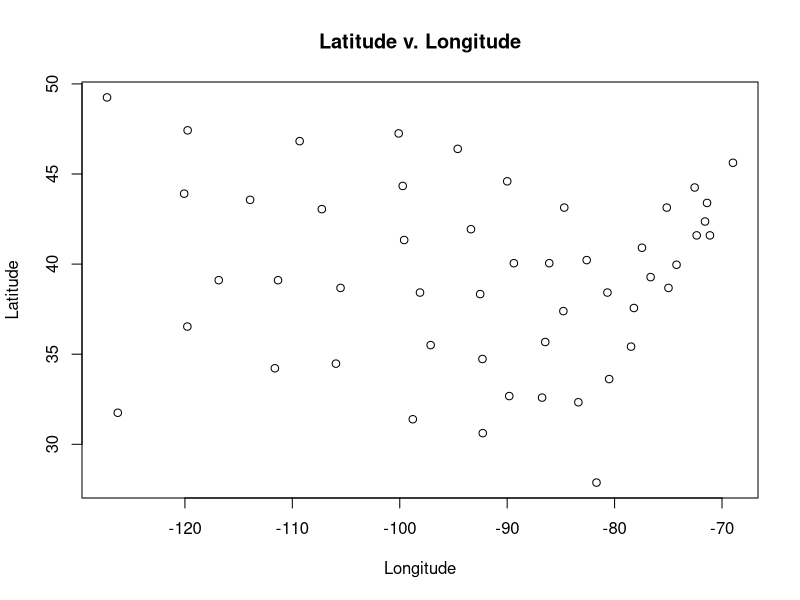
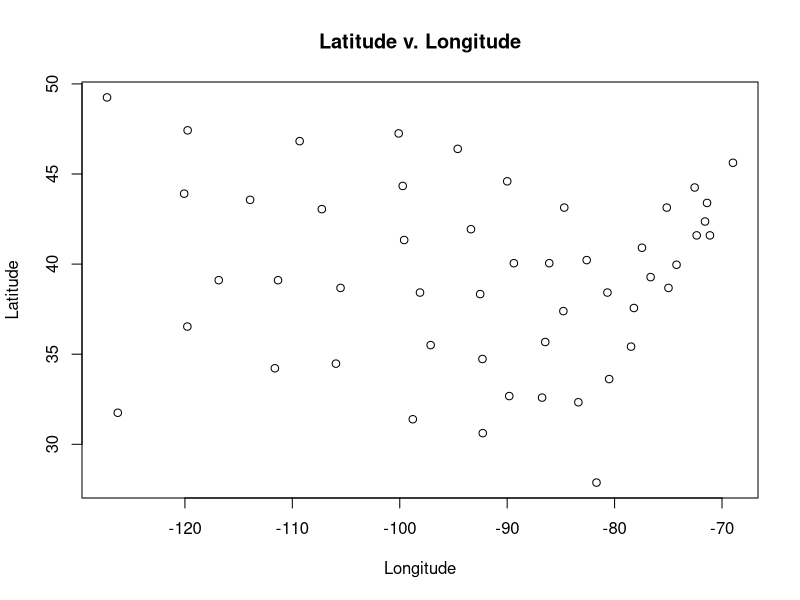
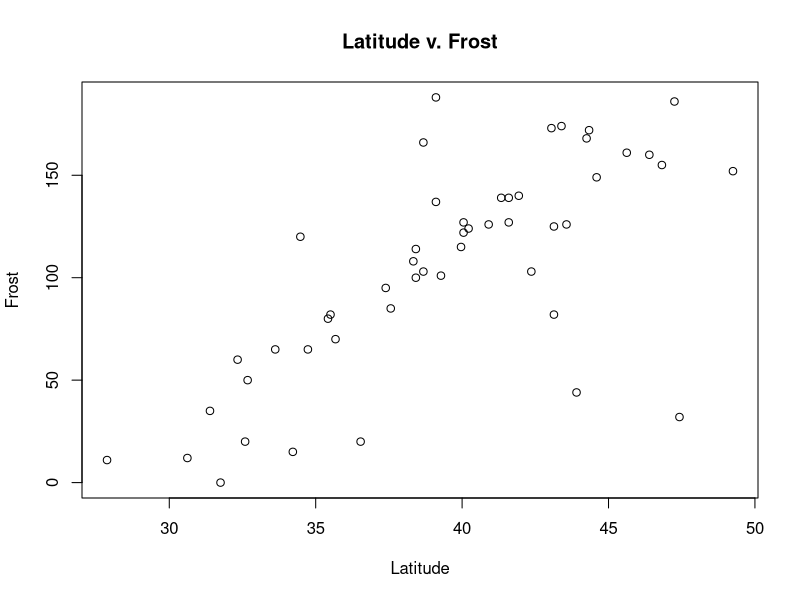

Source code (R) for these figures, in order: (Note: this script raises an error after producing the figures.)
# Kyle Kolodziej
# Last edited: 9/9/2021
# CS 5357 Problem Set 1

StateData = read.csv("StateData.csv") # Read in the csv file

# Part A: Scatter plot of all the states
partA = plot(StateData$Longitude, StateData$Latitude, xlab = "Longitude", 
             ylab = "Latitude", main = "Latitude v. Longitude")
jpeg("Part A Latitude vs Longitude.jpg")
plot(StateData$Longitude, StateData$Latitude, xlab = "Longitude", 
             ylab = "Latitude", main = "Latitude v. Longitude")
dev.off()

# Part B: Scatter plot of two variables to create a linear relationship
# with the horizontal axis having Latitude. Put Frost on vertical axis
jpeg("Part B Latitude vs Frost.jpg")
partB = plot(StateData$Latitude, StateData$Frost, xlab = "Latitude", 
             ylab = "Frost", main = "Latitude v. Frost")
dev.off()

# Part C: Compute the number of populations in each region

# (i): Using the which function
partCWhichSouth = sum(StateData$Population[which(StateData$Region == "South")])
partCWhichWest = sum(StateData$Population[which(StateData$Region == "West")])
partCWhichNortheast = sum(StateData$Population[which(StateData$Region == "Northeast")])
partCWhichNorthCentral = sum(StateData$Population[which(StateData$Region == "North Central")])

# (i): Using the which function but without hard coding the region values
df = data.frame(StateData)
uniqueRegionNames = unique(df[c("Region")]) # Get all of the region names
regionVect = c()
for(region in uniqueRegionNames){
  print(region)
  regionVect = append(regionVect, region)
  combined = paste(region, "Sub")
  newCombined = str_remove_all(combined, " ")
}

partCWhichArray = c()
for(region in regionVect){
  toAdd = c(region, sum(StateData$Population[which(StateData$Region == region)]))
  partCWhichArray = append(partCWhichArray, toAdd)
}


# (i): Using the tapply function
partCtApply = tapply(StateData$Population, StateData$Region, sum)

# Part D: Box plot of Murders for Each region

# Doing it with each region hard coded first
southSub = subset(StateData, StateData$Region == "South")
jpeg("Murders in South Region.jpg")
partDSouth = boxplot(southSub$Murder, xlab = "South", ylab = "Murder", main = "Murders in South Region")
dev.off()

westSub = subset(StateData, StateData$Region == "West")
partDWest = boxplot(westSub$Murder, xlab = "West", ylab = "Murder", main = "Murders in West Region")

northeastSub = subset(StateData, StateData$Region == "Northeast")
partDNortheast = boxplot(northeastSub$Murder, xlab = "Northeast", ylab = "Murder", main = "Murders in Northeast Region")

northCentralSub = subset(StateData, StateData$Region == "North Central")
partDNorthCentral = boxplot(northeastSub$Murder, xlab = "North Central", ylab = "Murder", main = "Murders in North Central Region")

# Now making the boxplots using a vector of the regions with this for loop
for(region in regionVect){
  regionSubset = subset(StateData, StateData$Region == region)
  jpegTitle = paste("Murders in", region, "Region.jpg")
  subData = subset(StateData, StateData$Region == region)
  mainTitle = paste("Murders in", region, "Region")
  jpeg(jpegTitle)
  boxplot(subData$Murder, xlab = region, ylab = "Murder", main = mainTitle)
  dev.off()
}

# Now making one plot with 4 seperate boxplots for each region
jpeg("Murders for each Region.jpg")
partDCombined = boxplot(StateData$Murder ~ StateData$Region,
                        xlab = "Region", 
                        ylab = "Murder", 
                        main = "Murders for each Region")
dev.off()

# Part E: box plot of distribution of income of...

# i) states that have >55% high school graduation rate
jpeg("Income Distribution Greater than 55.jpg")
partEGreater = boxplot(StateData$Income[which(StateData$HighSchoolGrad > 55)] ~ StateData$Region[which(StateData$HighSchoolGrad > 55)],
                        xlab = "Region", 
                        ylab = "Income",
                        main = "Income Distribution for States with HS Graduation Rate Above 55%")
dev.off()

# ii) states that have <55% high school graduation rate
jpeg("Income Distribution Less than 55.jpg")
partELess = boxplot(StateData$Income[which(StateData$HighSchoolGrad < 55)] ~ StateData$Region[which(StateData$HighSchoolGrad < 55)],
                       xlab = "Region", 
                       ylab = "Income",
                       main = "Income Distribution for States with HS Graduation Rate Below 55%")
dev.off()


# Part F: using table function to get the number of states that the average income exceeds $4,500 for each region
stateIncomeCount = table(StateData$Region, StateData$Income > 4500)

# Part G: scatter plots with LifeExp as the y-axis and trying to find an x-axis that would
# have a negative relationship on life expectancy

# Going to try murder rate
jpeg("Life Expectancy vs Murder Rate.jpg")
plot(StateData$Murder, StateData$LifeExp,
     xlab = "Murder",
     ylab = "Life Expectancy",
     main = "Life Expectancy vs Murder Rate")
dev.off() # Looks like it has a negative relationship

# Going to try high school graduation rate now
jpeg("Life Expectancy vs High School Graduation Rate.jpg")
plot(StateData$HighSchoolGrad, StateData$LifeExp,
     xlab = "High School Graduation Rate",
     ylab = "Life Expectancy",
     main = "Life Expectancy vs High School Graduation Rate")
dev.off() # Looks like it has a positive relationship

# Going to try population
jpeg("Life Expectancy vs Population.jpg")
plot(StateData$Population, StateData$LifeExp,
     xlab = "Population",
     ylab = "Life Expectancy",
     main = "Life Expectancy vs Population")
dev.off() # Looks like it does not have much of a relationship

# Going to try illiteracy rate
jpeg("Life Expectancy vs Illiteracy Rate.jpg")
plot(StateData$Illiteracy, StateData$LifeExp,
     xlab = "Illiteracy",
     ylab = "Life Expectancy",
     main = "Life Expectancy vs Illiteracy Rate")
dev.off() # Looks like it also had a negative relationship


